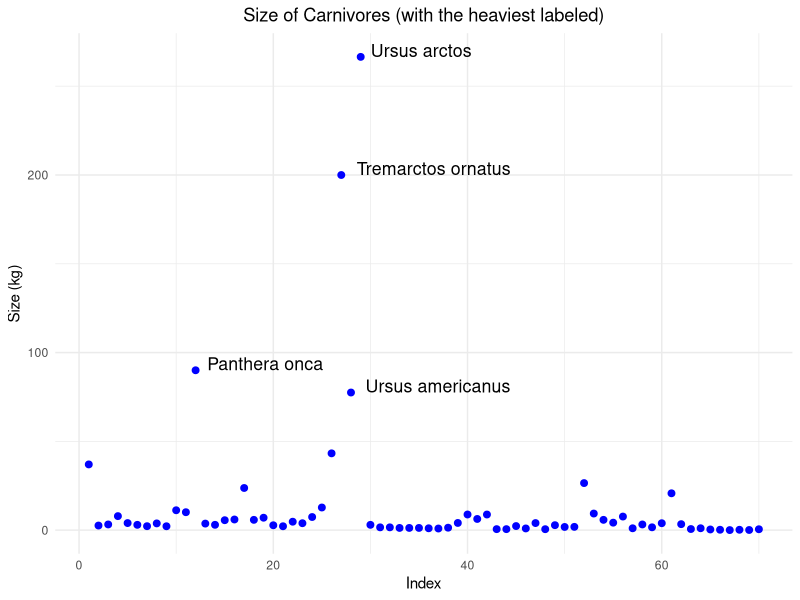
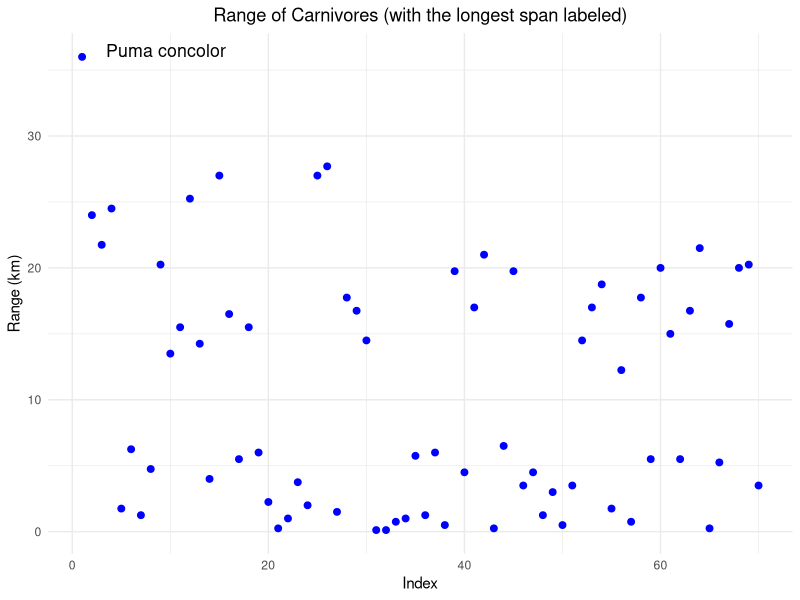
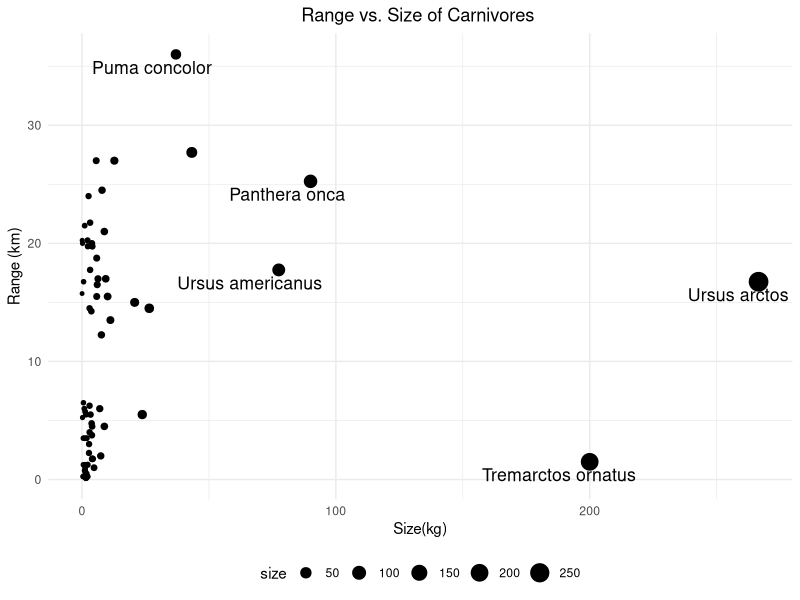
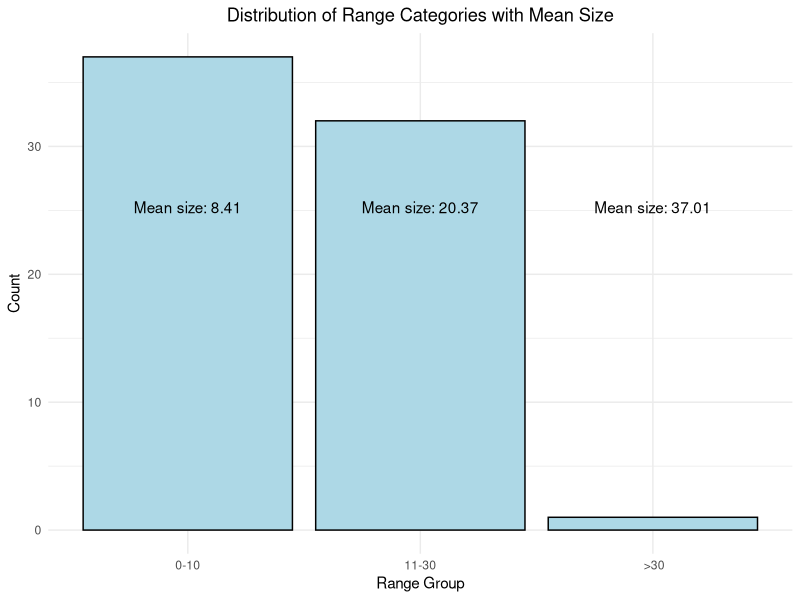

Write R code to recreate these figures, in order. (Note: this script raises an error after producing the figures.)
## ---- chunk 1
knitr::opts_chunk$set(echo = TRUE, message = FALSE, warning=FALSE, fig.width = 6, fig.height = 4)
## ---- chunk 2
library(ade4)
data(carni70)
## ---- chunk 3
data <- carni70$tab
data$animal <- rownames(data)

# first rows in the dataframe
knitr::kable(head(carni70$tab))
## ---- chunk 4
library(ggplot2)
library(dplyr)
 

# Identify outliers using IQR
Q1 <- quantile(data$size, 0.1)
Q3 <- quantile(data$size, 0.9)
IQR <- Q3 - Q1

outliers <- data %>%
  filter(size < (Q1 - 2 * IQR) | size > (Q3 + 2 * IQR))

outliers$index <- which(data$animal %in% outliers$animal) # get index

ggplot(data, aes(x = 1:nrow(data), y = size)) +
  geom_point(color = "blue", size=2) +
  geom_text(data = outliers, aes(x = index, y = size, label = gsub("_", " ", animal)), 
            vjust = 0, hjust = -0.1, color = "black", size=4.5) +
  labs(title = "Size of Carnivores (with the heaviest labeled)", x = "Index", y = "Size (kg)") +
  theme_minimal()+theme(
    plot.title = element_text(hjust = 0.5))
## ---- chunk 5
# Identify outliers using IQR
Q11 <- quantile(data$range, 0.3)
Q33 <- quantile(data$range, 0.7)
IQR <- Q33 - Q11

outlier <- data %>%
  filter(range < (Q11 -  IQR) | range > (Q33 + IQR))

outlier$index <- which(data$animal %in% outlier$animal) # get index

ggplot(data, aes(x = 1:nrow(data), y = range)) +
  geom_point(color = "blue", size=2) +
  geom_text(data = outlier, aes(x = index, y = range, label = gsub("_", " ", animal)), 
            vjust = 0, hjust = -0.2, color = "black", size=4.5) +
  labs(title = "Range of Carnivores (with the longest span labeled)", x = "Index", y = "Range (km)") +
  theme_minimal()+theme(
    plot.title = element_text(hjust = 0.5))

# puma has clearly the longest geographical range of the carnivores. 
# There seems to be a group of carnivores that has a range between 14-28 and a
#group where the range is inbetween 0 and 7
## ---- chunk 6
labels  <- rbind(outlier, outliers)


ggplot(data, aes(x = size, y = range)) +
  geom_point(aes(size = size), alpha = 1) + # Adjust size 
  geom_text(data = labels, aes(x = size, y = range, label = gsub("_", " ", animal)), 
            vjust = 1.5, hjust = 0.7, color = "black", size=4.5) +
  labs(title = "Range vs. Size of Carnivores ", 
       x = "Size(kg)", y = "Range (km)") +
  theme_minimal() +
  theme(legend.position = "bottom")+theme(
    plot.title = element_text(hjust = 0.5))



## ---- chunk 7
# Categorize the range into three groups
data$range_group <- cut(data$range,
                        breaks = c(0, 10, 30, 50), # Define intervals
                        labels = c("0-10", "11-30", " >30"),
                        right = TRUE)
# Calculate the mean size for each range group
mean_size_by_group <- data %>%
  group_by(range_group) %>%
  summarize(mean_size = mean(size, na.rm = TRUE))

# Create the bar plot for the range categories with mean size labels
ggplot(data, aes(x = range_group)) +
  geom_bar(fill = "lightblue", color = "black") +
  geom_text(data = mean_size_by_group, aes(x = range_group, y = Inf, label = paste('Mean size:',round(mean_size, 2))), 
            vjust = 15, color = "black") + # Place text above the bars
  labs(title = "Distribution of Range Categories with Mean Size", 
       x = "Range Group", y = "Count") +
  theme_minimal()+theme(
    plot.title = element_text(hjust = 0.5))


# 

## ---- chunk 8

# 1. Cougar
knitr::include_graphics("Pumaconcolor.jpg")

## ---- chunk 9
# 2. Jaguar
knitr::include_graphics("Pantheraonca.jpg")

## ---- chunk 10
# 3. Spectacled Bear
knitr::include_graphics("Tremarctosornatus.jpg")

## ---- chunk 11
# 4. American Black Bear
knitr::include_graphics("Ursusamericanus.jpg")

## ---- chunk 12
# 5. Brown Bear
knitr::include_graphics("Ursusarctos.jpg")
